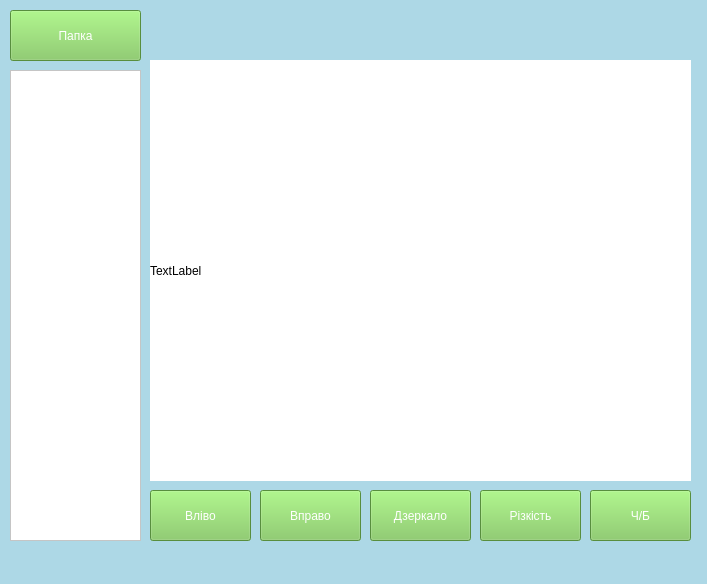
<?xml version="1.0" encoding="UTF-8"?>
<ui version="4.0">
 <class>MainWindow</class>
 <widget class="QMainWindow" name="MainWindow">
  <property name="geometry">
   <rect>
    <x>0</x>
    <y>0</y>
    <width>707</width>
    <height>584</height>
   </rect>
  </property>
  <property name="windowTitle">
   <string>MainWindow</string>
  </property>
  <property name="styleSheet">
   <string notr="true">background-color: lightblue;
</string>
  </property>
  <widget class="QWidget" name="centralwidget">
   <widget class="QPushButton" name="btn_dir">
    <property name="geometry">
     <rect>
      <x>10</x>
      <y>10</y>
      <width>131</width>
      <height>51</height>
     </rect>
    </property>
    <property name="styleSheet">
     <string notr="true">background-color: rgb(123, 199, 87);
color: rgb(255, 255, 255);
border_radius: 20px;</string>
    </property>
    <property name="text">
     <string>Папка</string>
    </property>
   </widget>
   <widget class="QPushButton" name="btn_left">
    <property name="geometry">
     <rect>
      <x>150</x>
      <y>490</y>
      <width>101</width>
      <height>51</height>
     </rect>
    </property>
    <property name="styleSheet">
     <string notr="true">background-color: rgb(123, 199, 87);
color: rgb(255, 255, 255);
border_radius: 20px;</string>
    </property>
    <property name="text">
     <string>Вліво</string>
    </property>
   </widget>
   <widget class="QPushButton" name="btn_right">
    <property name="geometry">
     <rect>
      <x>260</x>
      <y>490</y>
      <width>101</width>
      <height>51</height>
     </rect>
    </property>
    <property name="styleSheet">
     <string notr="true">background-color: rgb(123, 199, 87);
color: rgb(255, 255, 255);
border_radius: 20px;</string>
    </property>
    <property name="text">
     <string>Вправо</string>
    </property>
   </widget>
   <widget class="QPushButton" name="btn_flip">
    <property name="geometry">
     <rect>
      <x>370</x>
      <y>490</y>
      <width>101</width>
      <height>51</height>
     </rect>
    </property>
    <property name="styleSheet">
     <string notr="true">background-color: rgb(123, 199, 87);
color: rgb(255, 255, 255);
border_radius: 20px;</string>
    </property>
    <property name="text">
     <string>Дзеркало</string>
    </property>
   </widget>
   <widget class="QPushButton" name="btn_sharp">
    <property name="geometry">
     <rect>
      <x>480</x>
      <y>490</y>
      <width>101</width>
      <height>51</height>
     </rect>
    </property>
    <property name="styleSheet">
     <string notr="true">background-color: rgb(123, 199, 87);
color: rgb(255, 255, 255);
border_radius: 20px;</string>
    </property>
    <property name="text">
     <string>Різкість</string>
    </property>
   </widget>
   <widget class="QPushButton" name="btn_bw">
    <property name="geometry">
     <rect>
      <x>590</x>
      <y>490</y>
      <width>101</width>
      <height>51</height>
     </rect>
    </property>
    <property name="styleSheet">
     <string notr="true">background-color: rgb(123, 199, 87);
color: rgb(255, 255, 255);
border_radius: 20px;</string>
    </property>
    <property name="text">
     <string>Ч/Б</string>
    </property>
   </widget>
   <widget class="QListWidget" name="listWidget">
    <property name="geometry">
     <rect>
      <x>10</x>
      <y>70</y>
      <width>131</width>
      <height>471</height>
     </rect>
    </property>
    <property name="styleSheet">
     <string notr="true">background-color: rgb(255, 255, 255);</string>
    </property>
   </widget>
   <widget class="QLabel" name="label">
    <property name="geometry">
     <rect>
      <x>150</x>
      <y>60</y>
      <width>541</width>
      <height>421</height>
     </rect>
    </property>
    <property name="styleSheet">
     <string notr="true">
background-color: rgb(255, 255, 255);</string>
    </property>
    <property name="text">
     <string>TextLabel</string>
    </property>
   </widget>
  </widget>
  <widget class="QMenuBar" name="menubar">
   <property name="geometry">
    <rect>
     <x>0</x>
     <y>0</y>
     <width>707</width>
     <height>18</height>
    </rect>
   </property>
  </widget>
  <widget class="QStatusBar" name="statusbar"/>
 </widget>
 <resources/>
 <connections/>
</ui>
